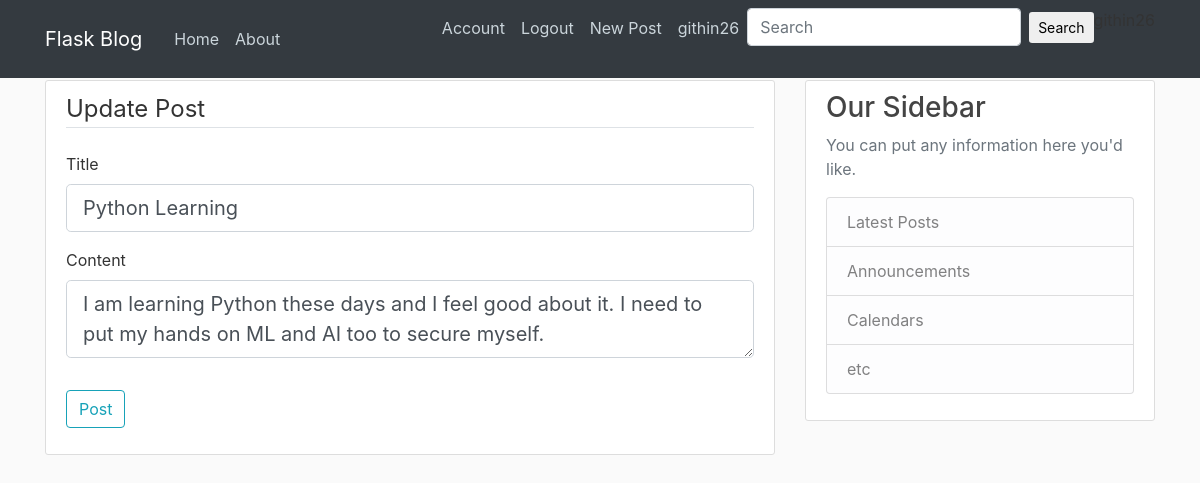
The page /post/4/update (signed in) on the database its author committed.
### flaskblog/models.py (models this page shows, shortened)
class User(db.Model,UserMixin):
    id = db.Column(db.Integer, primary_key=True)
    username = db.Column(db.String(20), unique=True, nullable=False)
    email = db.Column(db.String(120), unique=True, nullable=False)
    image_file = db.Column(db.String(20), nullable=False, default='default.jpg')
    password = db.Column(db.String(60), nullable=False)
    posts = db.relationship('Post', backref='author', lazy=True)

class Post(db.Model):
    id = db.Column(db.Integer, primary_key=True)
    title = db.Column(db.String(100), nullable=False)
    date_posted = db.Column(db.DateTime, nullable=False, default=datetime.utcnow)
    content = db.Column(db.Text, nullable=False)
    user_id = db.Column(db.Integer, db.ForeignKey('user.id'), nullable=False)

### flaskblog/routes.py (the view, shortened to what this page needs)
@app.route('/post/<int:post_id>/update',methods=['GET','POST'])
@login_required
def update_post(post_id):
    post = Post.query.get_or_404(post_id)
    if current_user != post.author:
        abort(403)
    form = PostForm()
    form.title.data = post.title
    form.content.data = post.content
    return render_template('create_post.html', title="Update Post",
                           form=form, legend='Update Post')

### flaskblog/forms.py
class PostForm(FlaskForm):
    title = StringField('Title', validators=[DataRequired()])
    content = TextAreaField('Content', validators=[DataRequired()])
    submit = SubmitField('Post')

### flaskblog/models.py (called while the page is built)
@login_manager.user_loader
def load_user(user_id):
    return User.query.get(int(user_id))

### flaskblog/templates/create_post.html (shortened to what this page needs)
{% extends "layout.html" %}
{% block content%}
<div class="content-section">
    <form action="" method="POST" >
        <fieldset class="form-group">
            <legend class="border-bottom mb-4">{{ legend }} </legend>
            <div class="form-group">
                {{form.title.label(class="form-control-label")}}
                {% if form.title.errors %}
                    {{form.title(class="form-control form-control-lg is-invalid")}}
                    <div class="invalid-feedback">
                        {% for error in form.title.errors %}
                            <span>{{ error }}</span>
                        {% endfor %}
                    </div>
                {% else %}
                    {{form.title(class="form-control form-control-lg")}}
                {% endif %}
            </div>
            <div class="form-group">
                {{form.content.label(class="form-control-label")}}
                {% if form.content.errors %}
                    {{form.content(class="form-control form-control-lg is-invalid")}}
                    <div class="invalid-feedback">
                        {% for error in form.content.errors %}
                            <span>{{ error }}</span>
                        {% endfor %}
                    </div>
                {% else %}
                    {{form.content(class="form-control form-control-lg")}}
                {% endif %}
            </div>
        </fieldset>
        <div class="form-group">
            {{form.submit(class="btn btn-outline-info")}}
        </div>
    </form>
</div>
{% endblock content %}

### flaskblog/templates/layout.html (shortened to what this page needs)
<!DOCTYPE html>
<html lang="en">
<head>
<link rel="stylesheet" href="https://maxcdn.bootstrapcdn.com/bootstrap/4.0.0/css/bootstrap.min.css">
<link rel="stylesheet" type="text/css" href="{{url_for('static',filename='main.css')}}">
</head>
<body>
    <header class="site-header">
      <nav class="navbar navbar-expand-md navbar-dark bg-dark fixed-top">
        <div class="container">
          <a class="navbar-brand mr-4" href="/">Flask Blog</a>
          <div class="collapse navbar-collapse" id="navbarToggle">
            <div class="navbar-nav mr-auto">
              <a class="nav-item nav-link" href="{{ url_for('home')}}">Home</a>
              <a class="nav-item nav-link" href="{{ url_for('about')}}">About</a>
            </div>
            <div class="navbar-nav">
                {% if current_user.is_authenticated %}
                    <a class="nav-item nav-link" href="{{ url_for('account')}}">Account</a>
                    <a class="nav-item nav-link" href="{{ url_for('logout')}}">Logout</a>
                    <a class="nav-item nav-link" href="{{ url_for('new_post')}}">New Post</a>
                    <a class="nav-item nav-link" href="{{url_for('user_posts',username=current_user.username)}}">{{current_user.username}}</a>
                    <form action="{{url_for('search')}}" method="POST" class="form-inline md-form mr-auto mb-4">
                    <input class="form-control mr-sm-2" type="text" placeholder="Search" aria-label="Search" name="search">
                        <button class="btn aqua-gradient btn-rounded btn-sm my-0" type="submit">Search</button>
                    </form>
                {% endif %}
            </div>
          </div>
        </div>
      </nav>
    </header>
<main role="main" class="container">
  <div class="row">
    <div class="col-md-8">
      {% block content %}{% endblock %}
    </div>
    <div class="col-md-4">
      <div class="content-section">
        <h3>Our Sidebar</h3>
        <p class='text-muted'>You can put any information here you'd like.
          <ul class="list-group">
            <li class="list-group-item list-group-item-light">Latest Posts</li>
            <li class="list-group-item list-group-item-light">Announcements</li>
            <li class="list-group-item list-group-item-light">Calendars</li>
            <li class="list-group-item list-group-item-light">etc</li>
          </ul>
        </p>
      </div>
    </div>
  </div>
</main>
</body>
</html>

### flaskblog/static/main.css (style rules this page uses)
body { background: #fafafa; color: #333333; margin-top: 5rem; }
h1, h2, h3, h4, h5, h6 { color: #444444; }
.site-header .navbar-nav .nav-link { color: #cbd5db; }
.content-section { background: #ffffff; padding: 10px 20px; border: 1px solid #dddddd; border-radius: 3px; margin-bottom: 20px; }

### rows shown on the page
User: username "githin26"
Post: title "Python Learning", content "I am learning Python these days and I feel good about it. I need to put my hands on ML and AI too to secure myself."

### other values the page prints
{{ legend }} "Update Post"
